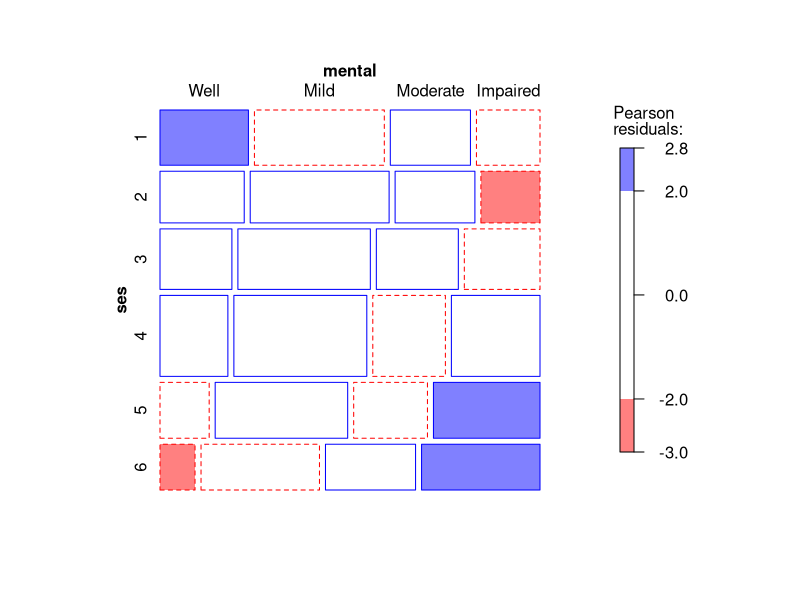
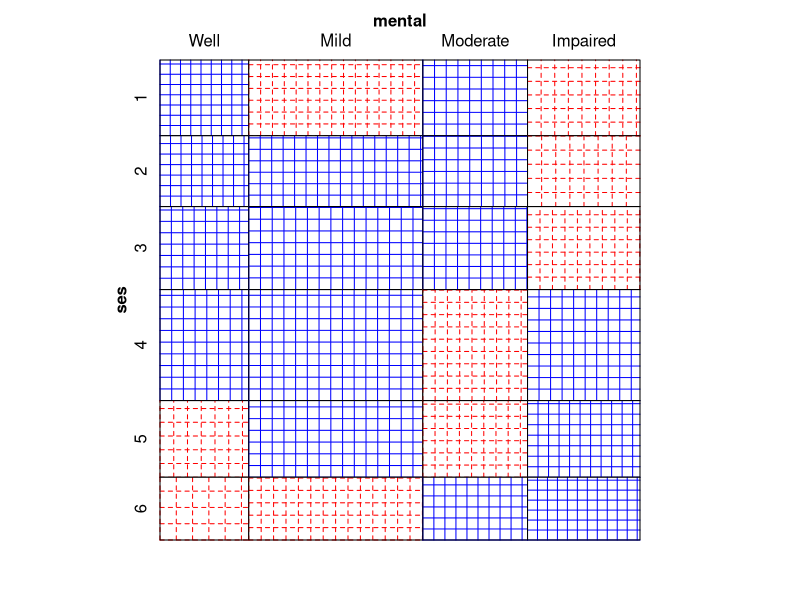
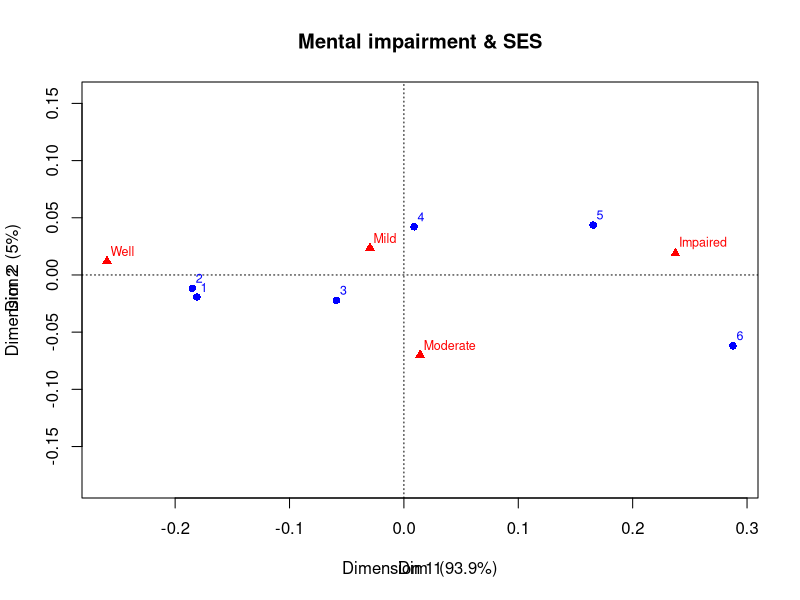

Write R code to recreate these figures, in order.
library(vcdExtra)


### Name: Mental
### Title: Mental impariment and parents SES
### Aliases: Mental
### Keywords: datasets

### ** Examples

data(Mental)
str(Mental)
(Mental.tab <- xtabs(Freq ~ ses+mental, data=Mental))

# mosaic and sieve plots
mosaic(Mental.tab, gp=shading_Friendly)
sieve(Mental.tab, gp=shading_Friendly)

library(ca)
plot(ca(Mental.tab), main="Mental impairment & SES")
title(xlab="Dim 1", ylab="Dim 2")
